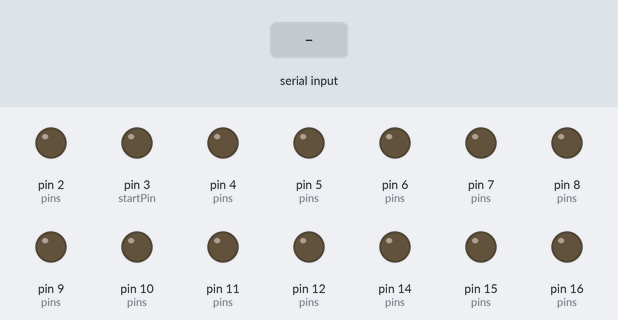
A sketch run on a simulated Arduino Uno, built with avr-gcc and run on an emulated ATmega328P. Shown: output pins drawn as LEDs (lit = HIGH). The inputs (shaded band) are chosen by the test bench.

Above: at 1.2 s.
1.3 s: byte 30 received over Serial
At 2.4 s:
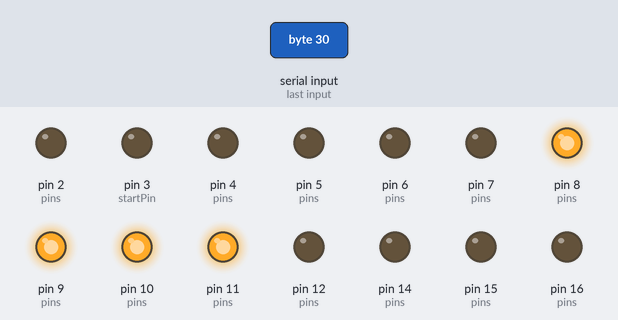
2.8 s: byte 90 received over Serial
At 3.6 s:
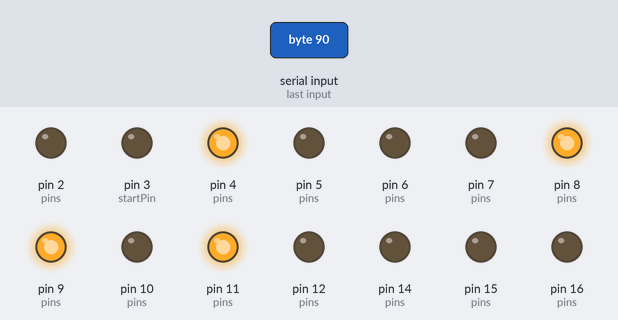
4.3 s: byte 120 received over Serial
At 4.7 s:
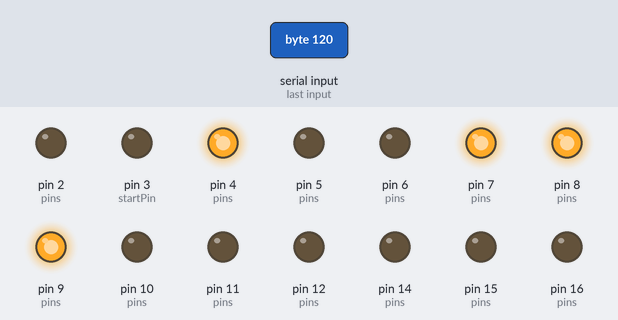
Timing chart, 0 to 7.3 s (numbered marks = the images above; inputs shaded):
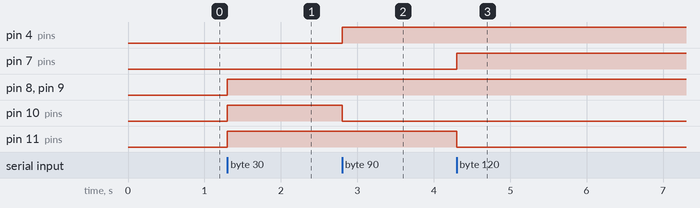

Measured:
- after the input at 1.3 s, pin 8 (pins), pin 9 (pins), pin 10 (pins), pin 11 (pins): LOW → HIGH at once
- after the input at 2.8 s, pin 4 (pins): LOW → HIGH at once; pin 10 (pins): HIGH → LOW at once
- after the input at 4.3 s, pin 7 (pins): LOW → HIGH at once; pin 11 (pins): HIGH → LOW at once

The sketch:

Rhythm_Player_Arduino.ino
```cpp
byte G = 1 << 0; // Green
byte R = 1 << 1; // Red
byte Y = 1 << 2; // Yellow
byte B = 1 << 3; // Blue
byte O = 1 << 4; // Orange
byte S = 1 << 5; // Strum
byte P = 1 << 6; // Power / Back
byte M = 1 << 7; // Meta Command

// Meta Commands
byte START  = 1 << 0; // Start Button (Controller One)
byte PLAYER = 1 << 1; // Player Change (Next byte is the number of players.
byte M3 = 1 << 2; // Meta 3
byte M4 = 1 << 3; // Meta 4
byte M5 = 1 << 4; // Meta 5
byte M6 = 1 << 5; // Meta 6

int players = 1;

int GREEN  = 0;
int RED    = 1;
int YELLOW = 2;
int BLUE   = 3;
int ORANGE = 4;
int STRUM  = 5;
int POWER  = 6;
int pins[3][7] = {
	{ 12, 11, 10, 9,  8,  7,  4 }, // Player One
	{ 14, 15, 16, 17, 18, 19, 44}, // Player Two
	{ 7,  6,  5,  4,  3,  2,  45} // Player Three
};
int startPin = 3;

//int whammy = 0;
//int whammyWait = 100;
//int whammyTime = whammyWait;
//int dir = 1;
bool settingPlayers = false;
int player = 0;

void setup()
{
  Serial.begin(9600);

  for (int i = 0; i < 3; i++) {
    for (int o = 0; o < 7; o++) {
      pinMode(pins[i][o], OUTPUT);
      digitalWrite(pins[i][o], LOW);
    }
  }

  pinMode(startPin, OUTPUT);
  digitalWrite(startPin, LOW);

  //pinMode(wPin, OUTPUT);
  //analogWrite(wPin, whammy);
}

void loop()
{

  while(Serial.available()) {
    if (player >= players) {
      player = 0;
    }

    byte keys = Serial.read();
    if(settingPlayers) {

      settingPlayers = false;
      players = keys;
      //Serial.print("Players now set to ");
      //Serial.println(players);
      player = 0;
        return;
    }

      //Serial.print("Player ");
      //Serial.print(player+1);
      //Serial.print(" of ");
      //Serial.println(players);
      //Serial.print("Keys: ");
      //Serial.println(keys);


      if (keys & M) {
        //Serial.print("META: ");
        //Serial.println(keys);
        if (keys & START) {
          digitalWrite(startPin, HIGH);
          delay(40);
          digitalWrite(startPin, LOW);
          //Serial.println("Start Pressed.");
        } else if (keys & PLAYER) {
          settingPlayers = true;
          //Serial.println("Update players triggered.");
        }
      } else {
        digitalWrite(pins[player][GREEN],  (keys & G) ? HIGH : LOW);
        digitalWrite(pins[player][RED],    (keys & R) ? HIGH : LOW);
        digitalWrite(pins[player][YELLOW], (keys & Y) ? HIGH : LOW);
        digitalWrite(pins[player][BLUE],   (keys & B) ? HIGH : LOW);
        digitalWrite(pins[player][ORANGE], (keys & O) ? HIGH : LOW);
        digitalWrite(pins[player][STRUM],  (keys & S) ? HIGH : LOW);
        digitalWrite(pins[player][POWER],  (keys & P) ? HIGH : LOW);
        //Serial.print("Player ");
        //Serial.print(player);
        //Serial.print(" keys: ");
        //Serial.print(keys);
        //Serial.println();

    }
        player++;
  }
}

// Not using whammy now... but we can add it back in later.
/*  if(whammyTime-- <= 0) {
      if (dir == 1) {
          whammy++;
          if (whammy >= 255) {
              dir = 0;
              //analogWrite(wPin, 255);
          }
      } else {
          whammy--;
          if (whammy <= 0) {
              dir = 1;
              //analogWrite(wPin, 0);
          }
      }
      analogWrite(wPin, whammy);
      whammyTime = whammyWait;
  }
}*/
```
